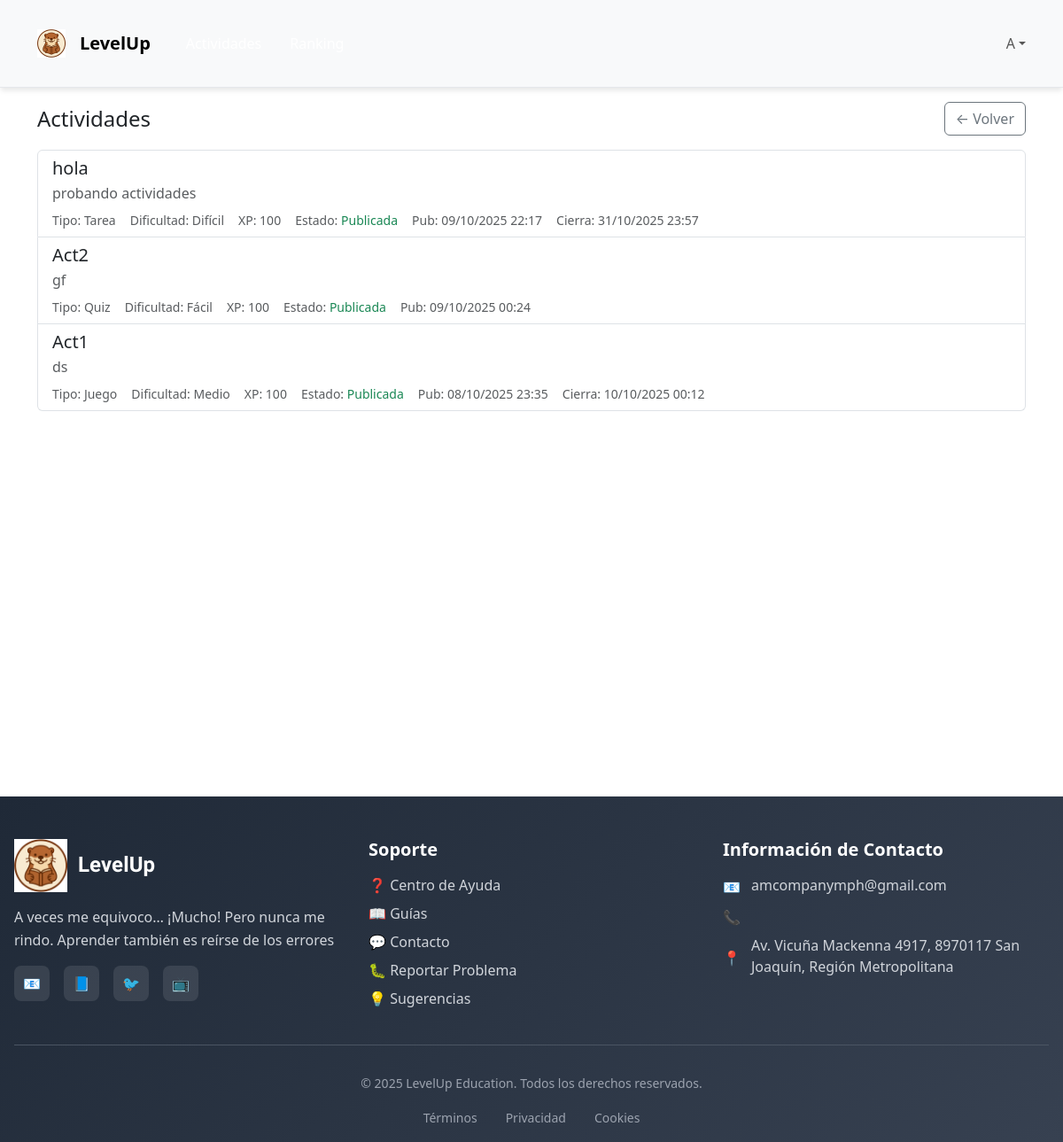
/actividades/ (signed in), run on an earlier commit of the app's database.
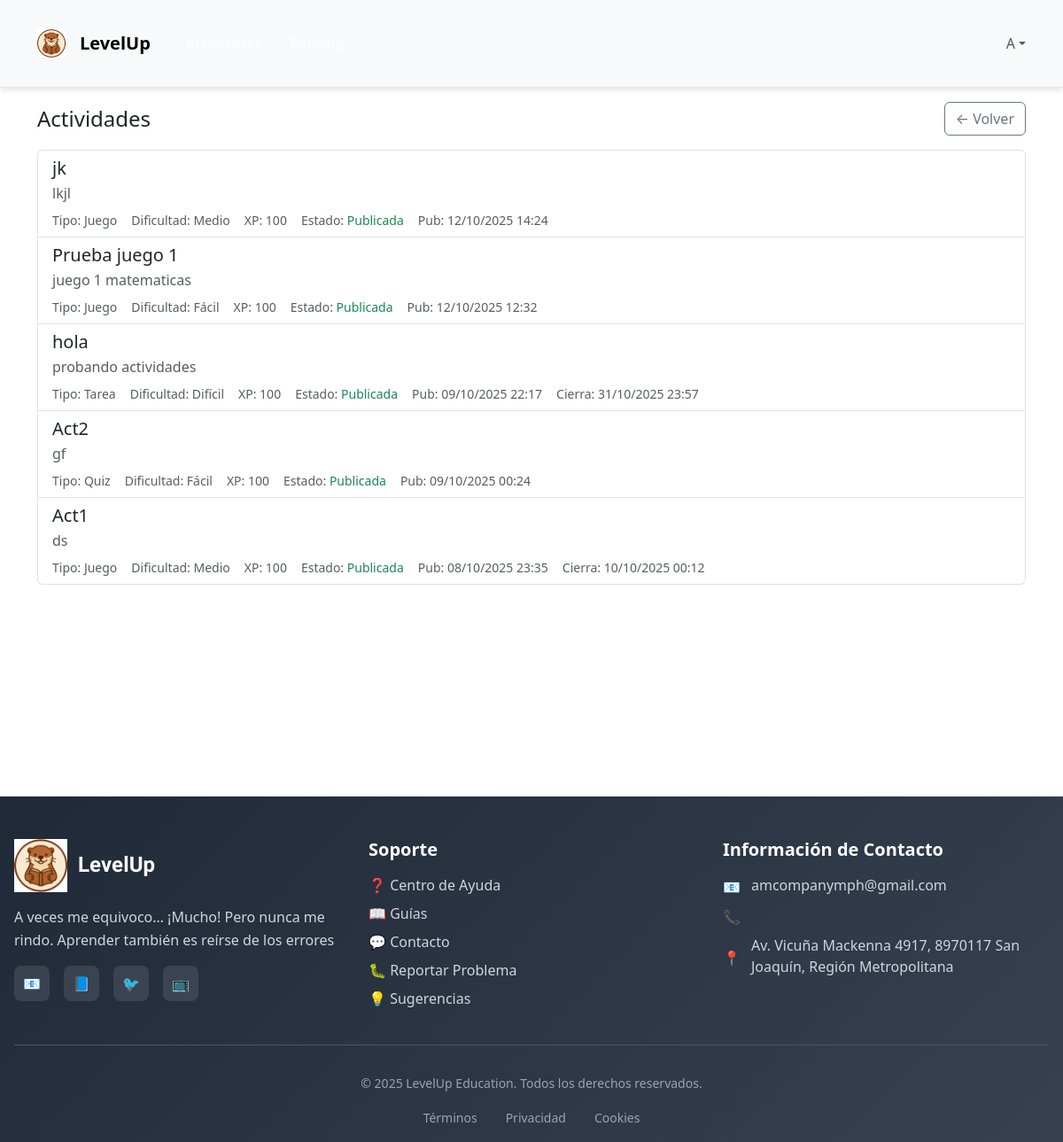
And on a later commit of the database.
### LevelUp/models.py (models this page shows, shortened)
class Actividad(models.Model):
    class Tipo(models.TextChoices):
        QUIZ = "quiz", "Quiz"
        JUEGO = "juego", "Juego"
        VIDEO = "video", "Video"
        TAREA = "tarea", "Tarea"
    class Dificultad(models.IntegerChoices):
        FACIL = 1, "Fácil"
        MEDIO = 2, "Medio"
        DIFICIL = 3, "Difícil"
    titulo = models.CharField(max_length=150)
    descripcion = models.TextField()
    tipo = models.CharField(max_length=20, choices=Tipo.choices)
    dificultad = models.IntegerField(
        choices=Dificultad.choices,
        default=Dificultad.MEDIO,
        validators=[MinValueValidator(1), MaxValueValidator(3)]
    )
    recurso = models.ForeignKey(Recurso, on_delete=models.SET_NULL, null=True, blank=True)
    recompensa = models.ForeignKey(Recompensa, on_delete=models.SET_NULL, null=True, blank=True)
    docente = models.ForeignKey(
        Docente, on_delete=models.SET_NULL, null=True, blank=True, related_name="actividades_creadas"
    )
    es_publicada = models.BooleanField(default=False)
    fecha_publicacion = models.DateTimeField(null=True, blank=True)
    fecha_cierre = models.DateTimeField(null=True, blank=True)
    xp_total = models.PositiveIntegerField(default=100, help_text="XP base proporcional al puntaje obtenido")
    intentos_max = models.PositiveSmallIntegerField(
        default=1,
        validators=[MinValueValidator(1), MaxValueValidator(20)],
        help_text="Número máximo de intentos por estudiante (1–20)."
    )
    estudiantes = models.ManyToManyField(
        'Estudiante', through='AsignacionActividad', related_name='actividades', blank=True
    )

### LevelUp/views.py (the view)
# urls.py: path("actividades/", views.actividades_view, name="actividades"),
@login_required
def actividades_view(request):
    actividades = Actividad.objects.all().order_by("-id")[:20]
    return render(request, "LevelUp/actividades/lista.html", {"actividades": actividades})

### LevelUp/templates/LevelUp/actividades/lista.html (shortened to what this page needs)
{% extends "LevelUp/base.html" %}
{% block content %}
<main class="min-h-screen">
  <div class="container py-3">
    <div class="d-flex justify-content-between align-items-center mb-3">
      <h1 class="h4 m-0">Actividades</h1>
      <a href="{% url 'home' %}" class="btn btn-outline-secondary">← Volver</a>
    </div>
    <div class="list-group">
      {% for act in actividades %}
      <div class="list-group-item">
        <div class="d-flex justify-content-between align-items-start gap-3">
          <div class="flex-grow-1">
            <h5 class="mb-1">{{ act.titulo|default:"Actividad sin título" }}</h5>
            <p class="text-muted mb-2">{{ act.descripcion|default:"Sin descripción" }}</p>
            <div class="small text-muted d-flex flex-wrap gap-3">
              <span>Tipo: {{ act.get_tipo_display }}</span>
              <span>Dificultad: {{ act.get_dificultad_display|default:act.dificultad }}</span>
              <span>XP: {{ act.xp_total|default:0 }}</span>
              <span>
                Estado:
                {% if act.es_publicada %}
                <span class="text-success">Publicada</span>
                {% else %}
                <span class="text-secondary">Borrador</span>
                {% endif %}
              </span>
              {% if act.fecha_publicacion %}<span>Pub: {{ act.fecha_publicacion|date:"d/m/Y H:i" }}</span>{% endif %}
              {% if act.fecha_cierre %}<span>Cierra: {{ act.fecha_cierre|date:"d/m/Y H:i" }}</span>{% endif %}
            </div>
          </div>
        </div>
      </div>
      {% empty %}
      <div class="alert alert-info">No hay actividades disponibles.</div>
      {% endfor %}
    </div>
  </div>
</main>
{% endblock %}

What changed in the data, as far as the page shows it:
added Actividad: titulo "jk", descripcion "lkjl", tipo "Juego", dificultad "Medio", xp_total "100", es_publicada "Publicada", fecha_publicacion "12/10/2025 14:24"
added Actividad: titulo "Prueba juego 1", descripcion "juego 1 matematicas", tipo "Juego", dificultad "Fácil", xp_total "100", es_publicada "Publicada", fecha_publicacion "12/10/2025 12:32"
